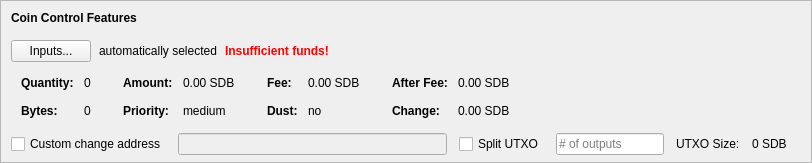
    <widget class="QFrame" name="frameCoinControl">
     <property name="sizePolicy">
      <sizepolicy hsizetype="Expanding" vsizetype="Expanding">
       <horstretch>0</horstretch>
       <verstretch>0</verstretch>
      </sizepolicy>
     </property>
     <property name="maximumSize">
      <size>
       <width>16777215</width>
       <height>16777215</height>
      </size>
     </property>
     <property name="frameShape">
      <enum>QFrame::StyledPanel</enum>
     </property>
     <property name="frameShadow">
      <enum>QFrame::Sunken</enum>
     </property>
     <layout class="QVBoxLayout" name="verticalLayoutCoinControl2">
      <property name="spacing">
       <number>0</number>
      </property>
      <property name="leftMargin">
       <number>0</number>
      </property>
      <property name="topMargin">
       <number>0</number>
      </property>
      <property name="rightMargin">
       <number>0</number>
      </property>
      <property name="bottomMargin">
       <number>6</number>
      </property>
      <item>
       <layout class="QVBoxLayout" name="verticalLayoutCoinControl" stretch="0,0,0,0,1">
        <property name="spacing">
         <number>0</number>
        </property>
        <property name="leftMargin">
         <number>10</number>
        </property>
        <property name="topMargin">
         <number>10</number>
        </property>
        <item>
         <layout class="QHBoxLayout" name="horizontalLayoutCoinControl1">
          <property name="bottomMargin">
           <number>15</number>
          </property>
          <item>
           <widget class="QLabel" name="labelCoinControlFeatures">
            <property name="sizePolicy">
             <sizepolicy hsizetype="Preferred" vsizetype="Maximum">
              <horstretch>0</horstretch>
              <verstretch>0</verstretch>
             </sizepolicy>
            </property>
            <property name="font">
             <font>
              <weight>75</weight>
              <bold>true</bold>
             </font>
            </property>
            <property name="styleSheet">
             <string notr="true">font-weight:bold;</string>
            </property>
            <property name="text">
             <string>Coin Control Features</string>
            </property>
           </widget>
          </item>
         </layout>
        </item>
        <item>
         <layout class="QHBoxLayout" name="horizontalLayoutCoinControl2" stretch="0,0,0,0">
          <property name="spacing">
           <number>8</number>
          </property>
          <property name="bottomMargin">
           <number>10</number>
          </property>
          <item>
           <widget class="QPushButton" name="pushButtonCoinControl">
            <property name="styleSheet">
             <string notr="true"/>
            </property>
            <property name="text">
             <string>Inputs...</string>
            </property>
            <property name="autoDefault">
             <bool>false</bool>
            </property>
           </widget>
          </item>
          <item>
           <widget class="QLabel" name="labelCoinControlAutomaticallySelected">
            <property name="text">
             <string>automatically selected</string>
            </property>
            <property name="margin">
             <number>5</number>
            </property>
           </widget>
          </item>
          <item>
           <widget class="QLabel" name="labelCoinControlInsuffFunds">
            <property name="font">
             <font>
              <weight>75</weight>
              <bold>true</bold>
             </font>
            </property>
            <property name="styleSheet">
             <string notr="true">color:red;font-weight:bold;</string>
            </property>
            <property name="text">
             <string>Insufficient funds!</string>
            </property>
            <property name="margin">
             <number>5</number>
            </property>
           </widget>
          </item>
          <item>
           <spacer name="horizontalSpacerCoinControl">
            <property name="orientation">
             <enum>Qt::Horizontal</enum>
            </property>
            <property name="sizeHint" stdset="0">
             <size>
              <width>40</width>
              <height>1</height>
             </size>
            </property>
           </spacer>
          </item>
         </layout>
        </item>
        <item>
         <widget class="QWidget" name="widgetCoinControl" native="true">
          <property name="sizePolicy">
           <sizepolicy hsizetype="Preferred" vsizetype="Preferred">
            <horstretch>0</horstretch>
            <verstretch>0</verstretch>
           </sizepolicy>
          </property>
          <property name="minimumSize">
           <size>
            <width>0</width>
            <height>0</height>
           </size>
          </property>
          <property name="styleSheet">
           <string notr="true"/>
          </property>
          <layout class="QHBoxLayout" name="horizontalLayoutCoinControl5">
           <property name="leftMargin">
            <number>0</number>
           </property>
           <property name="topMargin">
            <number>0</number>
           </property>
           <property name="rightMargin">
            <number>0</number>
           </property>
           <property name="bottomMargin">
            <number>0</number>
           </property>
           <item>
            <layout class="QHBoxLayout" name="horizontalLayoutCoinControl3" stretch="0,0,0,1">
             <property name="spacing">
              <number>20</number>
             </property>
             <property name="topMargin">
              <number>0</number>
             </property>
             <property name="bottomMargin">
              <number>10</number>
             </property>
             <item>
              <layout class="QFormLayout" name="formLayoutCoinControl1">
               <property name="horizontalSpacing">
                <number>10</number>
               </property>
               <property name="verticalSpacing">
                <number>14</number>
               </property>
               <property name="leftMargin">
                <number>10</number>
               </property>
               <property name="topMargin">
                <number>4</number>
               </property>
               <property name="rightMargin">
                <number>6</number>
               </property>
               <item row="0" column="0">
                <widget class="QLabel" name="labelCoinControlQuantityText">
                 <property name="font">
                  <font>
                   <weight>75</weight>
                   <bold>true</bold>
                  </font>
                 </property>
                 <property name="text">
                  <string>Quantity:</string>
                 </property>
                 <property name="margin">
                  <number>0</number>
                 </property>
                </widget>
               </item>
               <item row="0" column="1">
                <widget class="QLabel" name="labelCoinControlQuantity">
                 <property name="cursor">
                  <cursorShape>IBeamCursor</cursorShape>
                 </property>
                 <property name="contextMenuPolicy">
                  <enum>Qt::ActionsContextMenu</enum>
                 </property>
                 <property name="text">
                  <string notr="true">0</string>
                 </property>
                 <property name="margin">
                  <number>0</number>
                 </property>
                 <property name="textInteractionFlags">
                  <set>Qt::LinksAccessibleByMouse|Qt::TextSelectableByKeyboard|Qt::TextSelectableByMouse</set>
                 </property>
                </widget>
               </item>
               <item row="1" column="0">
                <widget class="QLabel" name="labelCoinControlBytesText">
                 <property name="font">
                  <font>
                   <weight>75</weight>
                   <bold>true</bold>
                  </font>
                 </property>
                 <property name="text">
                  <string>Bytes:</string>
                 </property>
                </widget>
               </item>
               <item row="1" column="1">
                <widget class="QLabel" name="labelCoinControlBytes">
                 <property name="cursor">
                  <cursorShape>IBeamCursor</cursorShape>
                 </property>
                 <property name="contextMenuPolicy">
                  <enum>Qt::ActionsContextMenu</enum>
                 </property>
                 <property name="text">
                  <string notr="true">0</string>
                 </property>
                 <property name="textInteractionFlags">
                  <set>Qt::LinksAccessibleByMouse|Qt::TextSelectableByKeyboard|Qt::TextSelectableByMouse</set>
                 </property>
                </widget>
               </item>
              </layout>
             </item>
             <item>
              <layout class="QFormLayout" name="formLayoutCoinControl2">
               <property name="horizontalSpacing">
                <number>10</number>
               </property>
               <property name="verticalSpacing">
                <number>14</number>
               </property>
               <property name="leftMargin">
                <number>6</number>
               </property>
               <property name="topMargin">
                <number>4</number>
               </property>
               <property name="rightMargin">
                <number>6</number>
               </property>
               <item row="0" column="0">
                <widget class="QLabel" name="labelCoinControlAmountText">
                 <property name="font">
                  <font>
                   <weight>75</weight>
                   <bold>true</bold>
                  </font>
                 </property>
                 <property name="text">
                  <string>Amount:</string>
                 </property>
                 <property name="margin">
                  <number>0</number>
                 </property>
                </widget>
               </item>
               <item row="0" column="1">
                <widget class="QLabel" name="labelCoinControlAmount">
                 <property name="cursor">
                  <cursorShape>IBeamCursor</cursorShape>
                 </property>
                 <property name="contextMenuPolicy">
                  <enum>Qt::ActionsContextMenu</enum>
                 </property>
                 <property name="text">
                  <string notr="true">0.00 SDB</string>
                 </property>
                 <property name="textInteractionFlags">
                  <set>Qt::LinksAccessibleByMouse|Qt::TextSelectableByKeyboard|Qt::TextSelectableByMouse</set>
                 </property>
                </widget>
               </item>
               <item row="1" column="0">
                <widget class="QLabel" name="labelCoinControlPriorityText">
                 <property name="font">
                  <font>
                   <weight>75</weight>
                   <bold>true</bold>
                  </font>
                 </property>
                 <property name="text">
                  <string>Priority:</string>
                 </property>
                </widget>
               </item>
               <item row="1" column="1">
                <widget class="QLabel" name="labelCoinControlPriority">
                 <property name="cursor">
                  <cursorShape>IBeamCursor</cursorShape>
                 </property>
                 <property name="contextMenuPolicy">
                  <enum>Qt::ActionsContextMenu</enum>
                 </property>
                 <property name="text">
                  <string>medium</string>
                 </property>
                 <property name="textInteractionFlags">
                  <set>Qt::LinksAccessibleByMouse|Qt::TextSelectableByKeyboard|Qt::TextSelectableByMouse</set>
                 </property>
                </widget>
               </item>
              </layout>
             </item>
             <item>
              <layout class="QFormLayout" name="formLayoutCoinControl3">
               <property name="horizontalSpacing">
                <number>10</number>
               </property>
               <property name="verticalSpacing">
                <number>14</number>
               </property>
               <property name="leftMargin">
                <number>6</number>
               </property>
               <property name="topMargin">
                <number>4</number>
               </property>
               <property name="rightMargin">
                <number>6</number>
               </property>
               <item row="0" column="0">
                <widget class="QLabel" name="labelCoinControlFeeText">
                 <property name="font">
                  <font>
                   <weight>75</weight>
                   <bold>true</bold>
                  </font>
                 </property>
                 <property name="text">
                  <string>Fee:</string>
                 </property>
                 <property name="margin">
                  <number>0</number>
                 </property>
                </widget>
               </item>
               <item row="0" column="1">
                <widget class="QLabel" name="labelCoinControlFee">
                 <property name="cursor">
                  <cursorShape>IBeamCursor</cursorShape>
                 </property>
                 <property name="contextMenuPolicy">
                  <enum>Qt::ActionsContextMenu</enum>
                 </property>
                 <property name="text">
                  <string notr="true">0.00 SDB</string>
                 </property>
                 <property name="textInteractionFlags">
                  <set>Qt::LinksAccessibleByMouse|Qt::TextSelectableByKeyboard|Qt::TextSelectableByMouse</set>
                 </property>
                </widget>
               </item>
               <item row="1" column="0">
                <widget class="QLabel" name="labelCoinControlLowOutputText">
                 <property name="font">
                  <font>
                   <weight>75</weight>
                   <bold>true</bold>
                  </font>
                 </property>
                 <property name="text">
                  <string>Dust:</string>
                 </property>
                </widget>
               </item>
               <item row="1" column="1">
                <widget class="QLabel" name="labelCoinControlLowOutput">
                 <property name="cursor">
                  <cursorShape>IBeamCursor</cursorShape>
                 </property>
                 <property name="contextMenuPolicy">
                  <enum>Qt::ActionsContextMenu</enum>
                 </property>
                 <property name="text">
                  <string>no</string>
                 </property>
                 <property name="textInteractionFlags">
                  <set>Qt::LinksAccessibleByMouse|Qt::TextSelectableByKeyboard|Qt::TextSelectableByMouse</set>
                 </property>
                </widget>
               </item>
              </layout>
             </item>
             <item>
              <layout class="QFormLayout" name="formLayoutCoinControl4">
               <property name="horizontalSpacing">
                <number>10</number>
               </property>
               <property name="verticalSpacing">
                <number>14</number>
               </property>
               <property name="leftMargin">
                <number>6</number>
               </property>
               <property name="topMargin">
                <number>4</number>
               </property>
               <property name="rightMargin">
                <number>6</number>
               </property>
               <item row="0" column="0">
                <widget class="QLabel" name="labelCoinControlAfterFeeText">
                 <property name="font">
                  <font>
                   <weight>75</weight>
                   <bold>true</bold>
                  </font>
                 </property>
                 <property name="text">
                  <string>After Fee:</string>
                 </property>
                 <property name="margin">
                  <number>0</number>
                 </property>
                </widget>
               </item>
               <item row="0" column="1">
                <widget class="QLabel" name="labelCoinControlAfterFee">
                 <property name="cursor">
                  <cursorShape>IBeamCursor</cursorShape>
                 </property>
                 <property name="contextMenuPolicy">
                  <enum>Qt::ActionsContextMenu</enum>
                 </property>
                 <property name="text">
                  <string notr="true">0.00 SDB</string>
                 </property>
                 <property name="textInteractionFlags">
                  <set>Qt::LinksAccessibleByMouse|Qt::TextSelectableByKeyboard|Qt::TextSelectableByMouse</set>
                 </property>
                </widget>
               </item>
               <item row="1" column="0">
                <widget class="QLabel" name="labelCoinControlChangeText">
                 <property name="font">
                  <font>
                   <weight>75</weight>
                   <bold>true</bold>
                  </font>
                 </property>
                 <property name="text">
                  <string>Change:</string>
                 </property>
                </widget>
               </item>
               <item row="1" column="1">
                <widget class="QLabel" name="labelCoinControlChange">
                 <property name="cursor">
                  <cursorShape>IBeamCursor</cursorShape>
                 </property>
                 <property name="contextMenuPolicy">
                  <enum>Qt::ActionsContextMenu</enum>
                 </property>
                 <property name="text">
                  <string notr="true">0.00 SDB</string>
                 </property>
                 <property name="textInteractionFlags">
                  <set>Qt::LinksAccessibleByMouse|Qt::TextSelectableByKeyboard|Qt::TextSelectableByMouse</set>
                 </property>
                </widget>
               </item>
              </layout>
             </item>
            </layout>
           </item>
          </layout>
         </widget>
        </item>
        <item>
         <layout class="QHBoxLayout" name="horizontalLayoutCoinControl4" stretch="0,0,0,0,0,0,0">
          <property name="spacing">
           <number>12</number>
          </property>
          <property name="sizeConstraint">
           <enum>QLayout::SetDefaultConstraint</enum>
          </property>
          <property name="topMargin">
           <number>5</number>
          </property>
          <property name="rightMargin">
           <number>5</number>
          </property>
          <item>
           <widget class="QCheckBox" name="checkBoxCoinControlChange">
            <property name="toolTip">
             <string>If this is activated, but the change address is empty or invalid, change will be sent to a newly generated address.</string>
            </property>
            <property name="text">
             <string>Custom change address</string>
            </property>
           </widget>
          </item>
          <item>
           <widget class="QValidatedLineEdit" name="lineEditCoinControlChange">
            <property name="enabled">
             <bool>false</bool>
            </property>
            <property name="sizePolicy">
             <sizepolicy hsizetype="Expanding" vsizetype="Fixed">
              <horstretch>0</horstretch>
              <verstretch>0</verstretch>
             </sizepolicy>
            </property>
           </widget>
          </item>
          <item>
           <widget class="QCheckBox" name="splitBlockCheckBox">
            <property name="text">
             <string>Split UTXO</string>
            </property>
           </widget>
          </item>
          <item>
           <widget class="QLineEdit" name="splitBlockLineEdit">
            <property name="sizePolicy">
             <sizepolicy hsizetype="Fixed" vsizetype="Fixed">
              <horstretch>50</horstretch>
              <verstretch>0</verstretch>
             </sizepolicy>
            </property>
            <property name="placeholderText">
             <string># of outputs</string>
            </property>
           </widget>
          </item>
          <item>
           <widget class="QLabel" name="labelBlockSizeText">
            <property name="text">
             <string>UTXO Size:</string>
            </property>
           </widget>
          </item>
          <item>
           <widget class="QLabel" name="labelBlockSize">
            <property name="text">
             <string>0 SDB</string>
            </property>
           </widget>
          </item>
          <item>
           <widget class="QLabel" name="labelCoinControlChangeLabel">
            <property name="sizePolicy">
             <sizepolicy hsizetype="Preferred" vsizetype="Expanding">
              <horstretch>0</horstretch>
              <verstretch>0</verstretch>
             </sizepolicy>
            </property>
            <property name="minimumSize">
             <size>
              <width>0</width>
              <height>0</height>
             </size>
            </property>
            <property name="text">
             <string/>
            </property>
            <property name="margin">
             <number>3</number>
            </property>
           </widget>
          </item>
         </layout>
        </item>
        <item>
         <spacer name="verticalSpacerCoinControl">
          <property name="orientation">
           <enum>Qt::Vertical</enum>
          </property>
          <property name="sizeHint" stdset="0">
           <size>
            <width>800</width>
            <height>1</height>
           </size>
          </property>
         </spacer>
        </item>
       </layout>
      </item>
     </layout>
    </widget>
